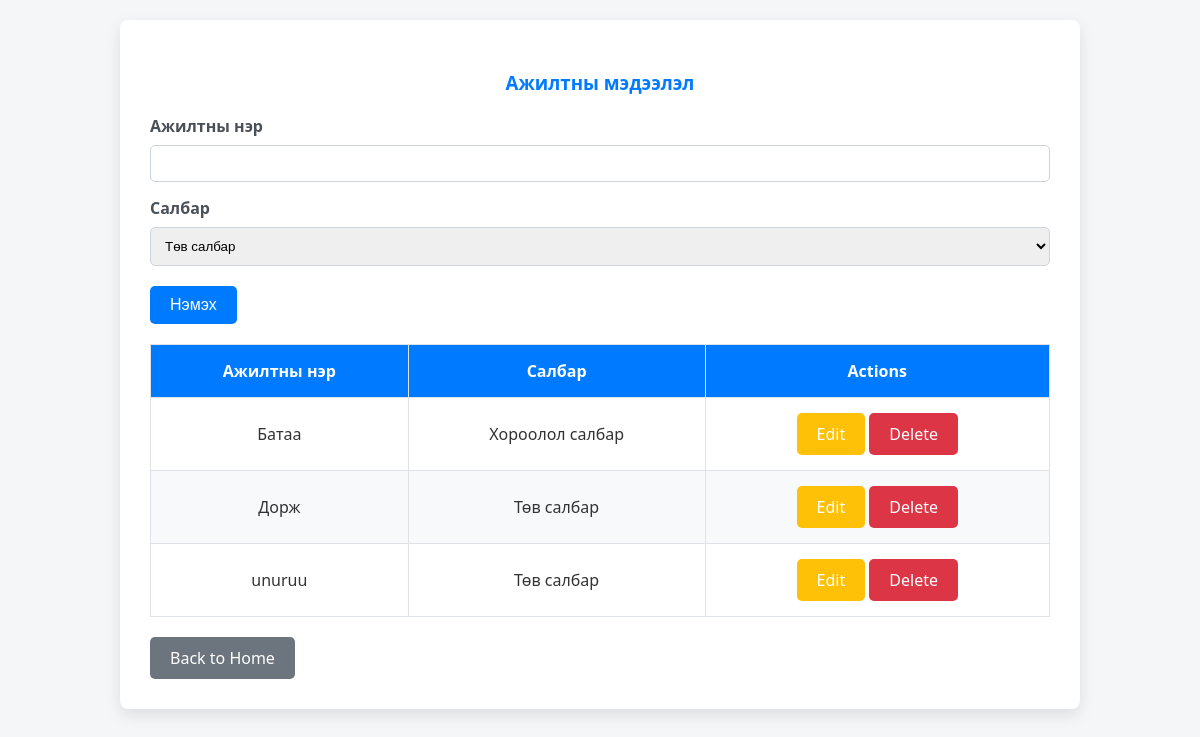
Page /worker on the committed database.
### tables this page shows
CREATE TABLE Worker (
    id INTEGER PRIMARY KEY AUTOINCREMENT,
    wname TEXT NOT NULL,
    bid INTEGER,
    FOREIGN KEY (bid) REFERENCES Branch (id)
);

CREATE TABLE Branch (
    id INTEGER PRIMARY KEY AUTOINCREMENT,
    bname TEXT NOT NULL
);

### lab11/app.py (the view)
@app.route('/worker', methods=['GET', 'POST'])
def worker_list():
    conn = sqlite3.connect("Employee.db")
    conn.row_factory = sqlite3.Row
    cursor = conn.cursor()
    if request.method == 'POST':
        worker_name = request.form['worker_name']
        branch_id = request.form['branch_id']
        cursor.execute("INSERT INTO Worker (wname, bid) VALUES (?, ?)", (worker_name, branch_id))
        conn.commit()
        return redirect(url_for('worker_list'))
    cursor.execute("""
        SELECT Worker.id, Worker.wname, Branch.bname
        FROM Worker
        LEFT JOIN Branch ON Worker.bid = Branch.id
    """)
    workers = cursor.fetchall()
    cursor.execute("SELECT * FROM Branch")
    branches = cursor.fetchall()
    conn.close()
    return render_template("worker_view.html", workers=workers, branches=branches)

### lab11/templates/worker_view.html (shortened to what this page needs)
<!DOCTYPE html>
<html lang="en">
<head>
</head>
<body>
    <div class="content">
        <h3>Ажилтны мэдээлэл</h3>
        <form method="POST" action="{{ url_for('worker_list') }}" class="mb-4">
            <div class="row">
                <div style="margin-bottom: 15px;">
                    <label for="worker_name" class="form-label">Ажилтны нэр</label>
                    <input type="text" class="form-control" id="worker_name" name="worker_name" required>
                </div>
                <div>
                    <label for="branch_id" class="form-label">Салбар</label>
                    <select class="form-control" id="branch_id" name="branch_id" required>
                        {% for branch in branches %}
                        <option value="{{ branch.id }}">{{ branch.bname }}</option>
                        {% endfor %}
                    </select>
                </div>
            </div>
            <button type="submit" class="btn btn-primary mt-3">Нэмэх</button>
        </form>
        <table>
            <thead>
                <tr>
                    <th>Ажилтны нэр</th>
                    <th>Салбар</th>
                    <th>Actions</th>
                </tr>
            </thead>
            <tbody>
                {% if workers %}
                {% for worker in workers %}
                <tr>
                    <td>{{ worker.wname }}</td>
                    <td>{{ worker.bname }}</td>
                    <td>
                        <a href="{{ url_for('edit_worker', id=worker.id) }}" class="btn btn-warning btn-sm">Edit</a>
                        <a href="{{ url_for('delete_worker', id=worker.id) }}" class="btn btn-danger btn-sm"
                            onclick="return confirm('Are you sure you want to delete this worker?');">Delete</a>
                    </td>
                </tr>
                {% endfor %}
                {% else %}
                <tr>
                    <td colspan="3" class="text-center">No workers found!</td>
                </tr>
                {% endif %}
            </tbody>
        </table>
        <div><a href="{{ url_for('index') }}" class="btn btn-secondary mt-3">Back to Home</a></div>
    </div>
</body>
</html>

### lab11/templates/worker_view.html (style rules this page uses)
body { background-color: #f4f6f8; font-family: 'Segoe UI', Tahoma, Geneva, Verdana, sans-serif; color: #333; margin: 0; padding: 0; }
h3, h4 { text-align: center; margin: 20px 0; color: #007bff; }
.content { padding: 30px; background-color: #fff; border-radius: 8px; box-shadow: 0 6px 16px rgba(0, 0, 0, 0.1); max-width: 900px; margin: 20px auto; }
label { display: block; font-weight: bold; margin-bottom: 8px; color: #495057; }
.form-control { width: 100%; padding: 10px; border: 1px solid #ced4da; border-radius: 5px; box-sizing: border-box; }
.btn { display: inline-block; padding: 10px 20px; border-radius: 5px; font-size: 16px; text-decoration: none; text-align: center; cursor: pointer; transition: background-color 0.3s ease; }
.btn-primary { background-color: #007bff; color: white; border: none; }
.btn-secondary { background-color: #6c757d; color: white; border: none; }
.btn-warning { background-color: #ffc107; color: white; border: none; }
.btn-danger { background-color: #dc3545; color: white; border: none; }
table { width: 100%; border-collapse: collapse; margin-top: 20px; }
table, th, td { border: 1px solid #dee2e6; }
th, td { padding: 15px; text-align: center; }
th { background-color: #007bff; color: white; }
tbody tr:nth-child(even) { background-color: #f8f9fa; }
.mb-4 { margin-bottom: 20px; }
.mt-3 { margin-top: 20px; }

### rows in the picture
Worker: wname "Батаа", bname "Хороолол салбар"
Worker: wname "Дорж", bname "Төв салбар"
Worker: wname "unuruu", bname "Төв салбар"

### other values in the picture
form field branch_id "Төв салбар"
